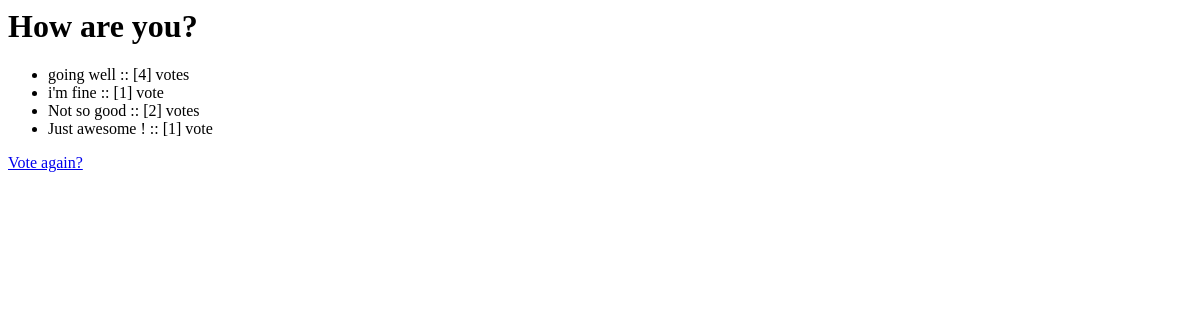
The page /polls/2/results/ on the database as committed earlier.
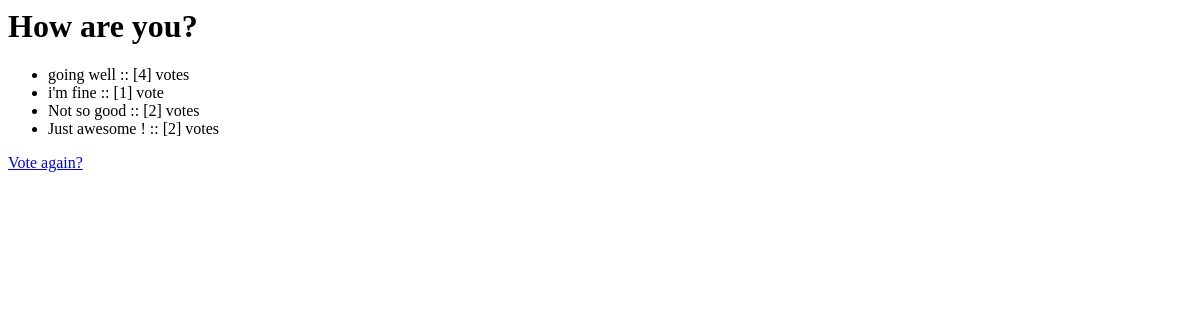
The same page on the database as committed later.
### polls/models.py (models this page shows)
class Question(models.Model):
	question_text = models.CharField(max_length = 200)
	pub_date = models.DateTimeField('date published')
	def __str__(self):
       		return self.question_text
	def was_published_recently(self):
        	now = timezone.now()
    		return now - datetime.timedelta(days=1) <= self.pub_date <= now
		was_published_recently.admin_order_field = 'pub_date'
	    	was_published_recently.boolean = True
	    	was_published_recently.short_description = 'Published recently?'

class Choice(models.Model):
	question = models.ForeignKey(Question)
	choice_text = models.CharField(max_length = 200)
	votes = models.IntegerField(default = 0)
	def __str__(self):
        	return self.choice_text

### polls/views.py (the view)
# urls.py: url(r'^(?P<pk>\d+)/results/$',views.ResultsView.as_view(), name = 'results'),
class ResultsView(generic.DetailView):
	model = Question
	template_name = 'polls/results.html'

### polls/templates/polls/results.html
<h1>{{ question.question_text }}</h1>
<ul>
{% for choice in question.choice_set.all %}
    <li>{{ choice.choice_text }} :: [{{ choice.votes }}] vote{{ choice.votes|pluralize }}</li>
{% endfor %}
</ul>
<a href="{% url 'polls:detail' question.id %}">Vote again?</a>

Rows that differ between the two databases and show on the page:
changed Choice "Just awesome !": votes "1" → "2"
